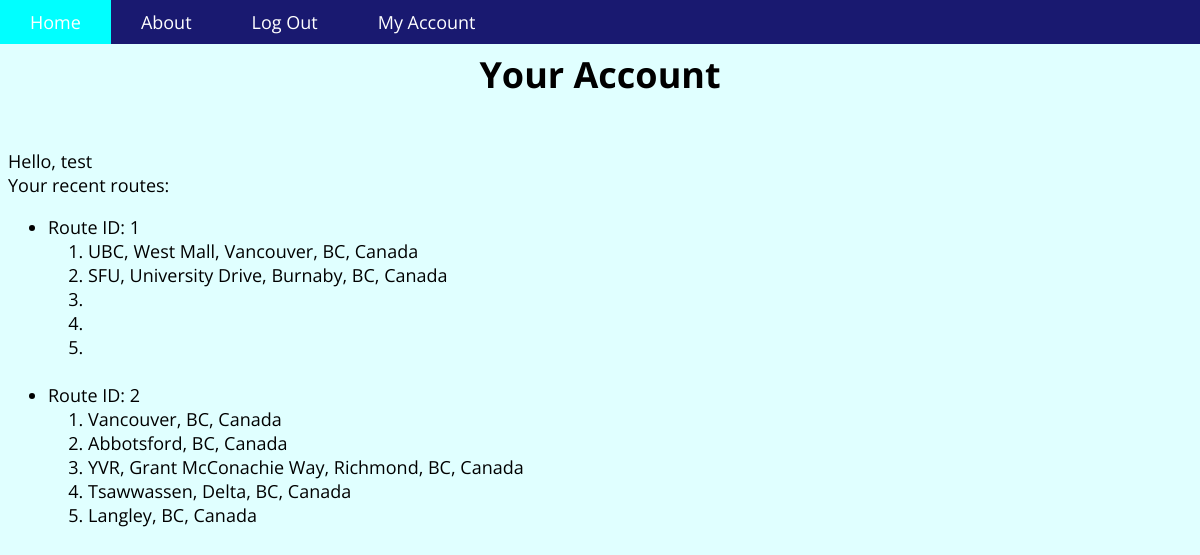
The page /RoutePlanner/account.html (signed in) on the database its author committed.
### RoutePlanner/models.py (models this page shows)
class Route(models.Model):
    location1 = models.CharField(max_length=200, blank=True)
    location2 = models.CharField(max_length=200, blank=True)
    location3 = models.CharField(max_length=200, blank=True)
    location4 = models.CharField(max_length=200, blank=True)
    location5 = models.CharField(max_length=200, blank=True)
    userprofile = models.ForeignKey(UserProfile, blank=True, null=True)
    def __unicode__(self):
        return str(self.id)

### RoutePlanner/views.py (the view)
def account(request):
    if request.user.is_authenticated():
        current_user = request.user
        route_list = list(Route.objects.filter(userprofile=current_user.userprofile))
    else:
        route_list = [];
    return render(request, 'RoutePlanner/account.html',
                  {'route_list': route_list})

### templates/RoutePlanner/account.html (shortened to what this page needs)
<!DOCTYPE html>
{% load staticfiles %}
<html>
    <head>
        <link rel="stylesheet" type="text/css" href="{% static "css/htmlStyle.css" %}" />
    </head>
    <body onLoad='makelist()'>
	    <nav>
	        <div id='navBar'>
            <ul>
            	<a href="/RoutePlanner/"> <li>Home </li></a>
            	<a href="/RoutePlanner/about.html"> <li> About </li></a>
                {% if user.is_authenticated %}
		        <a href="/RoutePlanner/logout.html"> <li>Log Out</li></a>
		        <a href="/RoutePlanner/account.html"> <li>My Account</li></a>
		        {% else %}
		        <a href="/RoutePlanner/login.html"><li>Log In</li></a>
		        <a href="/RoutePlanner/register.html"><li>Get Started</li></a>
		        {% endif %}
            </ul>
	        </div>
	    </nav>
	    <div id='title'>
	        <h1>Your Account</h1>
	        {% if user.is_authenticated %}
            Hello, {{ user.username }}<br/>
            {% endif %}
	        Your recent routes:
            <ul>
              {% for route in route_list %}
                <li> Route ID: {{ route.id }}
                    <ol>
                        <li>{{ route.location1 }}</li>
                        <li>{{ route.location2 }}</li>
                        <li>{{ route.location3 }}</li>
                        <li>{{ route.location4 }}</li>
                        <li>{{ route.location5 }}</li>
                    </ol>
                </li><br/>
              {% endfor %}
            </ul>
        </div>
    </body>
</html>

### static/css/htmlStyle.css (style rules this page uses)
body { background: #e0ffff; padding: 0; font-family: 'Open Sans'; font-size: 18px; margin-top: 50px; }
h1 { font-family: 'Open Sans'; text-align: center; margin-bottom: 50px; }
#navBar { position: fixed; top: 0; left: 0; background: #191970; width: 100%; padding: 0; z-index: 1; }
#navBar ul { list-style: none; margin-top: 0; padding: 0; z-index: 200000; }
#navBar li { display: inline-block; color: #ffffff; float: left; text-align: center; padding-top: 10px; padding-bottom: 10px; padding-right: 30px; padding-left: 30px; }
a { color: #ffffff; outline: 0; text-decoration: none; }

### rows shown on the page
Route: id "1", location1 "UBC, West Mall, Vancouver, BC, Canada", location2 "SFU, University Drive, Burnaby, BC, Canada"
Route: id "2", location1 "Vancouver, BC, Canada", location2 "Abbotsford, BC, Canada", location3 "YVR, Grant McConachie Way, Richmond, BC, Canada", location4 "Tsawwassen, Delta, BC, Canada", location5 "Langley, BC, Canada"

### other values the page prints
{{ user.username }} "test"
